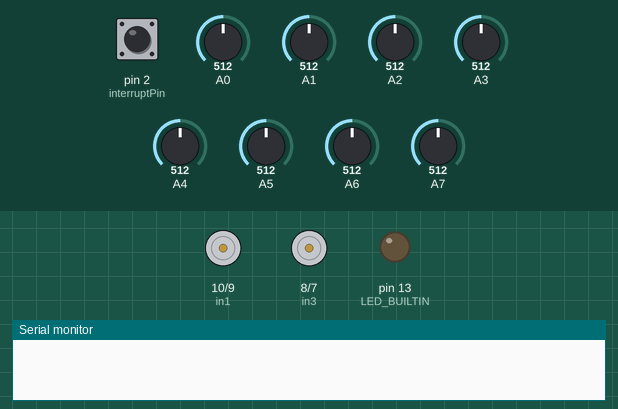
Recording of a sketch running on a simulated Arduino Nano, built with avr-gcc and run on an emulated ATmega328P. On the bench: motor-driver pin pairs drawn as motors (green arrow = first pin HIGH = forward, orange = second pin HIGH = backward, longer = more drive, scaled by the enable pin), output pins drawn as LEDs (lit = HIGH), the last lines printed to the serial monitor. The inputs (shaded band) are chosen by the test bench; at power-on: pin 2 (interruptPin) HIGH, A0 = 512, A1 = 512, A2 = 512, A3 = 512, A4 = 512, A5 = 512, A6 = 512, A7 = 512.

Above: at 1.7 s.
1.8 s: pin 2 (interruptPin) pulled LOW for 0.15 s
At 3.7 s:
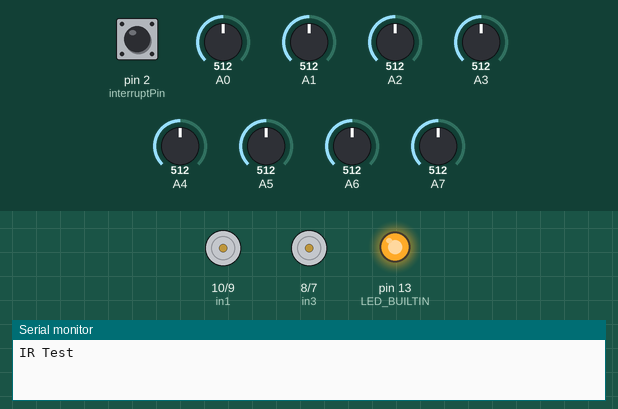
At 14.1 s:
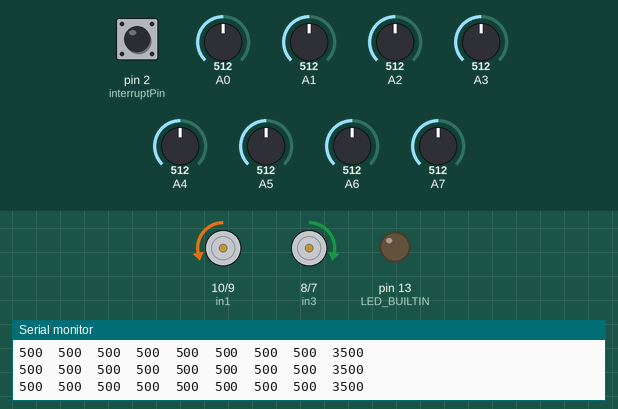
Timing chart, 0 to 16.8 s (numbered marks = the images above; inputs shaded):
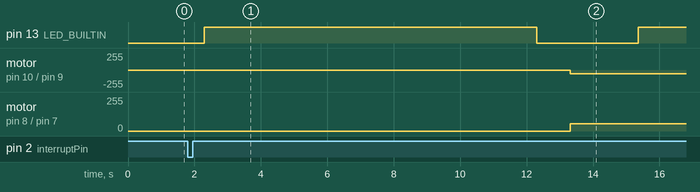

Measured:
- after the input at 1.8 s, pin 13 (LED_BUILTIN): LOW → HIGH after 0.50 s, → LOW 10.0 s later, → HIGH 3.1 s later; motor on pin 10 (in1) / pin 9 (in2): stopped → backward 55/255 after 11.5 s; motor on pin 8 (in3) / pin 7 (in4): stopped → forward 55/255 after 11.5 s

The sketch:

Line_following_bot.ino
```cpp
#include <QTRSensors.h>
#define enB 5
#define enA 6
#define in1 10
#define in2 9
#define in3 8
#define in4 7

QTRSensors qtr;


float Kp = 1.88;
float Ki = 0.21;
float Kd = 0.39;
int Pr;
int In;
int De;
int lastEr = 0;

const uint8_t aSpeedM = 55;
const uint8_t bSpeedM = 55;
const uint8_t aSpeedB = 90;
const uint8_t bSpeedB = 90;


const uint8_t SensorCount = 8;
uint16_t sensorValues[SensorCount];
boolean mode = LOW; // Low for moter, High for sensor
int sensorFlag = LOW; // Low for sensor calibration , High for Not calibration
const byte interruptPin = 2;
long unsigned int lastPress;
int deboundTime = 40;
boolean ledstate = LOW;
unsigned int ledtime = 0;


void SensorCal() {
  //configure the sensors
  qtr.setTypeAnalog();
  qtr.setSensorPins((const uint8_t[]) {A0, A1, A2, A3, A4, A5, A6, A7}, SensorCount);
                    qtr.setEmitterPin(3);

                    delay(500);
                    pinMode(LED_BUILTIN, OUTPUT);
                    digitalWrite(LED_BUILTIN, HIGH); // turn on Arduino's LED to indicate we are in calibration mode

                    //analogRead() takes about 0.1 ms on an AVR.
                    //0.1 ms per sensor * 4 samples per sensor read (default) * 6 sensors
                    //* 10 reads per calibrate() call =~24 ms per calibrate() call
                    //call alibrate() 400 times to make calibration take about 10 seconds

  for (uint16_t i = 0; i < 400; i++) {
  qtr.calibrate();
  }
  digitalWrite(LED_BUILTIN, LOW); // turn off Arduino's LED to indicate we are through with calibration

  //print the calibration minimumvalues measure when emitters were on
  Serial.begin(9600);
  for (uint8_t i = 0; i < SensorCount; i++) {

  Serial.print(qtr.calibrationOn.minimum[i]);
    Serial.print(' ');
  }
  Serial.println();

  // print the calibratino maximum values measured when emitters were on
  for (uint8_t i = 0; i < SensorCount; i++) {
  Serial.print(qtr.calibrationOn.maximum[i]);
    Serial.print(' ');
  }

  Serial.println();
  Serial.println();
  delay(1000);
}


void SensorData() {
  // read calibrated sensor valus and obtain a measure of the line position
  // from 0 to 5000 (for a white line, use readLineWhite() instead)

  uint16_t position = qtr.readLineBlack(sensorValues);

  //print the sensor values as numbers from 0 to 1000, where 0 means maximum
  // reflectance and 1000 means minimum reflectance, followed by the line
  //position
  for (uint8_t i = 0; i < SensorCount; i++) {
    Serial.print(sensorValues[i]);
    Serial.print('\t');

  }
  Serial.println(position);
  delay(250);
  if (ledtime > 6) {
    ledstate = !ledstate;
    ledtime = 0;
  }
  digitalWrite(LED_BUILTIN, ledstate);
    ledtime++;

  }


  void forward() {
  analogWrite(enA, 255);
  analogWrite(enB, 255);
  digitalWrite(in1, HIGH);
  digitalWrite(in2, LOW);
  digitalWrite(in3, HIGH);
  digitalWrite(in4, LOW);

}

void back() {
  analogWrite(enA, 255);
  analogWrite(enB, 255);
  digitalWrite(in1, LOW);
  digitalWrite(in2, HIGH);
  digitalWrite(in3, LOW);
  digitalWrite(in4, HIGH);

}

void right() {
  analogWrite(enA, 255);
  analogWrite(enB, 255);
  digitalWrite(in1, HIGH);
  digitalWrite(in2, LOW);
  digitalWrite(in3, LOW);
  digitalWrite(in4, LOW);

}

void left() {
  analogWrite(enA, 255);
  analogWrite(enB, 255);
  digitalWrite(in1, LOW);
  digitalWrite(in2, LOW);
  digitalWrite(in3, HIGH);
  digitalWrite(in4, LOW);

}

void off() {
  analogWrite(enA, 255);
  analogWrite(enB, 255);
  digitalWrite(in1, LOW);
  digitalWrite(in2, LOW);
  digitalWrite(in3, LOW);
  digitalWrite(in4, LOW);

}
void forward_brake(int a, int b) {
  analogWrite(enA, a);
  analogWrite(enB, b);
  digitalWrite(in1, LOW);
  digitalWrite(in2, HIGH);
  digitalWrite(in3, HIGH);
  digitalWrite(in4, LOW);

}

void motorTest() {
  forward();
  Serial.println("F");
  delay(1000);
  back();
  Serial.println("B");
  delay(1000);
  right();
  Serial.println("R");
  delay(1000);
  left();
  Serial.println("L");
  delay(1000);
  off();
  Serial.println("stop");
  delay(1000);

}

void setup() {
  //put your setup code here, to run once:
  pinMode(5, OUTPUT);
  pinMode(6, OUTPUT);
  pinMode(7, OUTPUT);
  pinMode(8, OUTPUT);
  pinMode(9, OUTPUT);
  pinMode(10, OUTPUT);
  Serial.begin(9600);
  pinMode(interruptPin, INPUT_PULLUP);
  attachInterrupt(digitalPinToInterrupt(interruptPin), changeMode, FALLING);
  delay(500);
  pinMode(LED_BUILTIN, OUTPUT);
  forward_brake(0, 0);
}

void loop() {

  if (mode == LOW) {
    if (Serial.available() > 0) {
      int inbyte = Serial.read();

      switch (inbyte) {
        case '0':
          Serial.println("L");
          left();
          delay(1000);
          break;
        case '1':
          Serial.println("R");
          right();
          delay(1000);
          break;
        case '2':
          Serial.println("U");
          forward();
          delay(1000);
          break;
        case '3':
          Serial.println("D");
          off();
          delay(1000);
          break;

        default:
          break;
      }


    }

  }

  else if (mode == HIGH) {

    if (sensorFlag == LOW) {
      Serial.println("IR Test");
      SensorCal();
      sensorFlag = HIGH;
      Mazecontrol();
    }
    else {
      SensorData();
    }

  }

}


void changeMode() {
  if ((millis() - lastPress) > deboundTime) {
    lastPress = millis();
    if (digitalRead(interruptPin) == 0) {
      mode = !mode;
    }
    else if (digitalRead(interruptPin) == 1) {
      mode = mode;

    }
  }
}


void Mazecontrol() {
  uint16_t position = qtr.readLineBlack(sensorValues);
  int error = 3500 - position;

  Pr = error;
  In = In + error;
  De = error - lastEr;
  lastEr = error;

  int Mspeed = Pr*Kp + In*Ki + De*Kd;

  int Mspeeda = aSpeedB + Mspeed;
  int Mspeedb = bSpeedB - Mspeed;

  if (Mspeeda > aSpeedM) {
    Mspeeda = aSpeedM;
  }
  if (Mspeedb > bSpeedM) {
    Mspeedb = bSpeedM;
  }
  if (Mspeeda < 0) {
    Mspeeda = 0;
  }
  if (Mspeedb < 0) {
    Mspeedb = 0;
  }
  // Serial.print(motorspeed);Serial.print(" ");Serial.print(motorspeeda);Serial.print(" ");Serial.println(motorspeedb);
     forward_brake(Mspeeda, Mspeedb);

}
```
